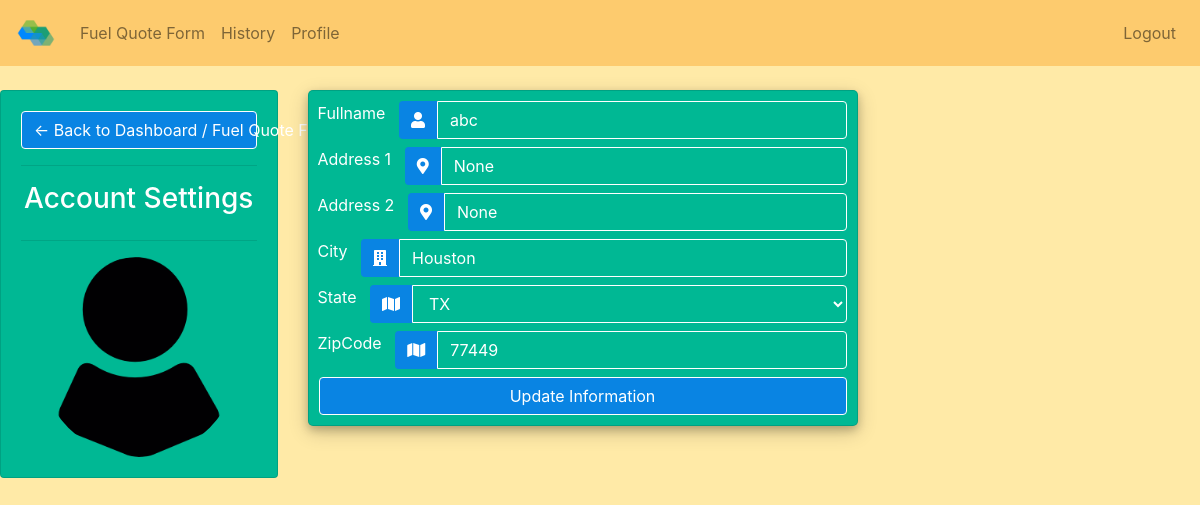
/profile/ (signed in), run on an earlier commit of the app's database.
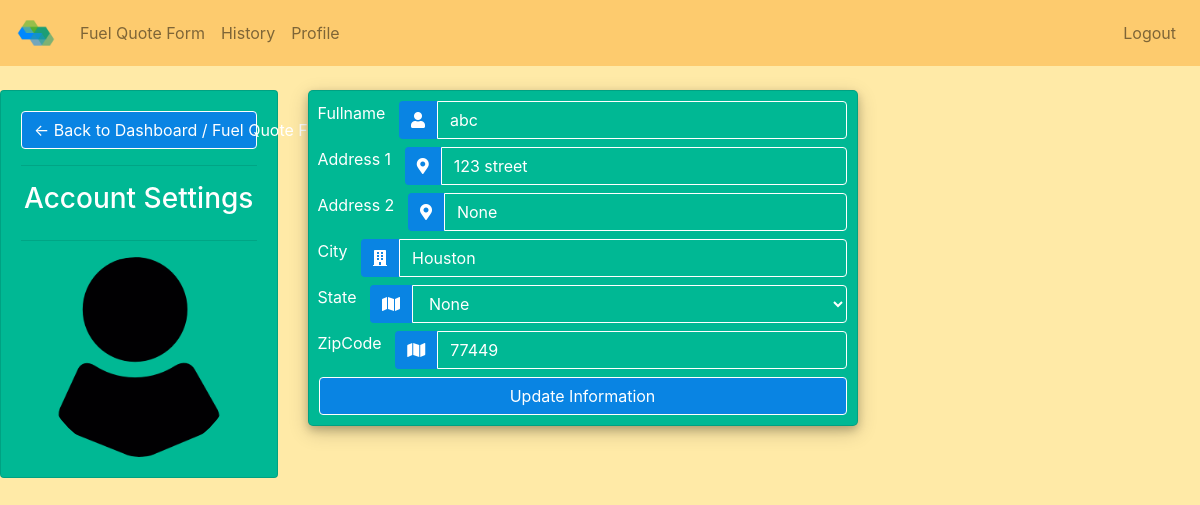
And on a later commit of the database.
### hexafuel_oil_app/models.py (models this page shows, shortened)
class ClientInformation(models.Model):
    class States(models.TextChoices):
        ALABAMA='AL'
        ALASKA='AK'
        ARIZONA='AZ'
        ARKANSAS='AR'
        CALIFORNIA='CA'
        COLORADO='CO'
        CONNECTICUT='CT'
        DELAWARE='DE'
        FLORIDA='FL'
        GEORGIA='GA'
        HAWAII='HI'
        IDAHO='ID'
        ILLINOIS='IL'
        INDIANA='IN'
        IOWA='IA'
        KANSAS='KS'
        KENTUCKY='KY'
        LOUISIANA='LA'
        MAINE='ME'
        MARYLAND='MD'
        MASSACHUSETTS='MA'
        MICHIGAN='MI'
        MINNESOTA='MN'
        MISSISSIPPI='MS'
        MISSOURI='MO'
        MONTANA='MT'
        NEBRASKA='NE'
        NEVADA='NV'
        NEW_HAMPSHIRE='NH'
        NEW_JERSEY='NJ'
        NEW_MEXICO='NM'
        NEW_YORK='NY'
        NORTH_CAROLINA='NC'
        NORTH_DAKOTA='ND'
        OHIO='OH'
        OKLAHOMA='OK'
        OREGON='OR'
        PENNSYLVANIA='PA'
        RHODE_ISLAND='RI'
        SOUTH_CAROLINA='SC'
        SOUTH_DAKOTA='SD'
        TENNESSEE='TN'
        TEXAS='TX'
        UTAH='UT'
        VERMONT='VT'
        VIRGINIA='VA'
        WASHINGTON='WA'
        WEST_VIRGINIA='WV'
        WISCONSIN='WI'
        WYOMING='WY'
    auth_user_id = models.OneToOneField(User, to_field='id', on_delete = models.CASCADE)
    fullname = models.CharField(max_length=50)
    address1 = models.CharField(max_length=100)
    address2 = models.CharField(max_length=100, null = True)
    city = models.CharField(max_length=50)
    state = models.CharField(max_length=2, choices=States.choices)
    zipcode = models.CharField(max_length=9)

### hexafuel_oil_app/views.py (the view, shortened to what this page needs)
# urls.py: path('profile/', login_required(ProfileView.as_view()), name="profile"),
class ProfileView(LoginRequiredMixin,PermissionRequiredMixin, TemplateView):
    template_name = "hexafuel_oil_app/account_settings.html"
    permission_required = ("auth.change_user")
    def get(self, request):
        try:
            clients_queryset = ClientInformation.objects.all()
            client = clients_queryset.get(auth_user_id_id = request.user.id)
            args = {'client' : client}
            return render(request, "hexafuel_oil_app/account_settings.html", args)
        except Exception as e:
            print('EXP', e)
            return render(request, "hexafuel_oil_app/account_settings.html")

### hexafuel_oil_app/templates/hexafuel_oil_app/account_settings.html (shortened to what this page needs)
{% extends 'hexafuel_oil_app/main.html'%}
{% load static %}
{% block content %}
{% include 'hexafuel_oil_app/navbar.html'%}
<br>
<div class="row">
  <div class="col-md-3">
    <div class="card card-body profile-change-card-side">
      <a class="btn btn-primary form-control" href="fuel_quote.html"> &#8592; Back to Dashboard / Fuel Quote Form</a>
      <hr>
      <h3 style="text-align: center">Account Settings</h3>
      <hr>
      <img class="profile-pic" src="{% static 'images/profile1.png' %}">
    </div>
  </div>
  <div class="col-md-9">
    <div class="card card-body profile-change-card">
      <form method="POST" action="" enctype="multipart/form-data" name="profile-form" onsubmit="return validateForm()">
        <div class="input-group mb-2">
          <div class="input-group-append">
            <label for="fullname">Fullname</label>&nbsp &nbsp
            <span class="input-group-text"><i class="fas fa-user"></i></span>
          </div>
          <input type="text" name='fullname' class="form-control" required value="{{ client.fullname }}">
        </div>
        <div class="input-group mb-2">
          <div class="input-group-append">
            <label for="fullname">Address 1</label>&nbsp &nbsp
            <span class="input-group-text"><i class="fas fa-map-marker-alt"></i></span>
          </div>
          <input type="text" name="address1" class="form-control" required value="{{ client.address1 }}">
        </div>
        <div class="input-group mb-2">
          <div class="input-group-append">
            <label for="fullname">Address 2</label>&nbsp &nbsp
            <span class="input-group-text"><i class="fas fa-map-marker-alt"></i></span>
          </div>
          <input type="text" name="address2" class="form-control" value="{{ client.address2 }}">
        </div>
        <div class="input-group mb-2">
          <div class="input-group-append">
            <label for="fullname">City</label>&nbsp &nbsp
            <span class="input-group-text"><i class="fas fa-building"></i></span>
          </div>
          <input type="text" name="city" class="form-control" required value="{{ client.city }}">
        </div>
        {% include 'hexafuel_oil_app/state-select.html' %}
        <div class="input-group mb-2">
          <div class="input-group-append">
            <label for="fullname">ZipCode</label>&nbsp &nbsp
            <span class="input-group-text"><i class="fas fa-map"></i></span>
          </div>
          <input type="text" name="zipcode" class="form-control" required value="{{ client.zipcode }}">
        </div>
        <input class="btn btn-primary" type="submit" name="Update Information" value="Update Information">
      </form>
    </div>
  </div>
</div>
{% endblock %}

### hexafuel_oil_app/templates/hexafuel_oil_app/state-select.html (shortened to what this page needs)
<div class="input-group mb-2">
    <div class="input-group-append">
        <label for="fullname">State</label>&nbsp &nbsp
        <span class="input-group-text"><i class="fas fa-map"></i></span>
    </div>
    <select id="state-select" class="form-control" name="state" required>
        <option selected disabled value="{{ client.state }}">{{ client.state }}</option>
    </select>
</div>

What changed in the data, as far as the page shows it:
changed ClientInformation "abc": address1 "None" → "123 street"; state "TX" → "None"
